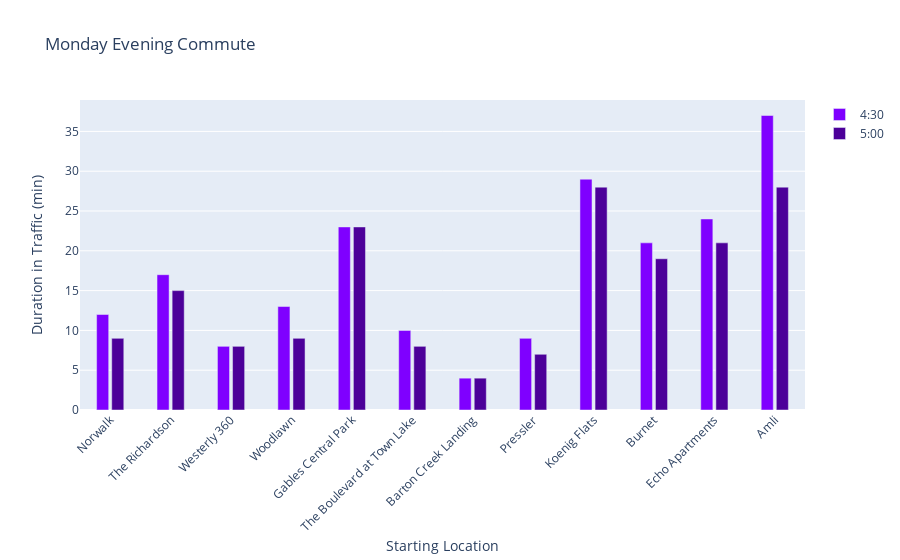

The cell this chart's notebook holds for it:
### Code cell
# Monday Evening
fig = go.Figure(data=[go.Bar(x=labels, y=monday.loc[monday['Time'] == "16:30",'Duration in Traffic (min)'],
          marker_color="rgb(127,0,255)", width=0.2, name="4:30"),
                      go.Bar(x=labels, y=monday.loc[monday['Time'] == "17:0",'Duration in Traffic (min)'],
          marker_color="rgb(76,0,153)", width=0.2, name="5:00")])
                      
fig.update_layout(title="Monday Evening Commute",
    xaxis_title="Starting Location",
    yaxis_title="Duration in Traffic (min)",
    barmode='group',
    bargap=0.5,
    bargroupgap=0.1,
    xaxis_tickangle=-45
)

fig.show()

### Figure 1 — Plotly figure (JSON) as saved in the notebook; plotly's stock layout.template omitted (floating-point values rounded to 4 significant figures)
{"data": [{"marker": {"color": "rgb(127,0,255)"}, "name": "4:30", "type": "bar", "width": 0.2, "x": ["Norwalk", "The Richardson", "Westerly 360", "Woodlawn", "Gables Central Park", "The Boulevard at Town Lake", "Barton Creek Landing", "Pressler", "Koenig Flats", "Burnet", "Echo Apartments", "Amli"], "y": [12, 17, 8, 13, 23, 10, 4, 9, 29, 21, 24, 37, 9, 13, 7, 9, 17, 8, 4, 8, 26, 15, 18, 25, 15, 20, 8, 15, 26, 12, 4, 11, 34, 24, 27, 36, 13, 18, 8, 12, 24, 11, 4, 10, 32, 22, 25, 36, 17, 23, 8, 16, 27, 15, 4, 13, 37, 27, 28, 40]}, {"marker": {"color": "rgb(76,0,153)"}, "name": "5:00", "type": "bar", "width": 0.2, "x": ["Norwalk", "The Richardson", "Westerly 360", "Woodlawn", "Gables Central Park", "The Boulevard at Town Lake", "Barton Creek Landing", "Pressler", "Koenig Flats", "Burnet", "Echo Apartments", "Amli"], "y": [9, 15, 8, 9, 23, 8, 4, 7, 28, 19, 21, 28, 9, 12, 8, 9, 15, 8, 4, 7, 22, 13, 15, 24, 12, 17, 8, 12, 22, 11, 4, 9, 30, 22, 24, 35, 11, 17, 8, 11, 23, 9, 4, 8, 30, 21, 23, 28, 17, 23, 8, 13, 25, 12, 4, 10, 34, 25, 26, 36]}], "layout": {"bargap": 0.5, "bargroupgap": 0.1, "barmode": "group", "title": {"text": "Monday Evening Commute"}, "xaxis": {"tickangle": -45, "title": {"text": "Starting Location"}}, "yaxis": {"title": {"text": "Duration in Traffic (min)"}}}}
